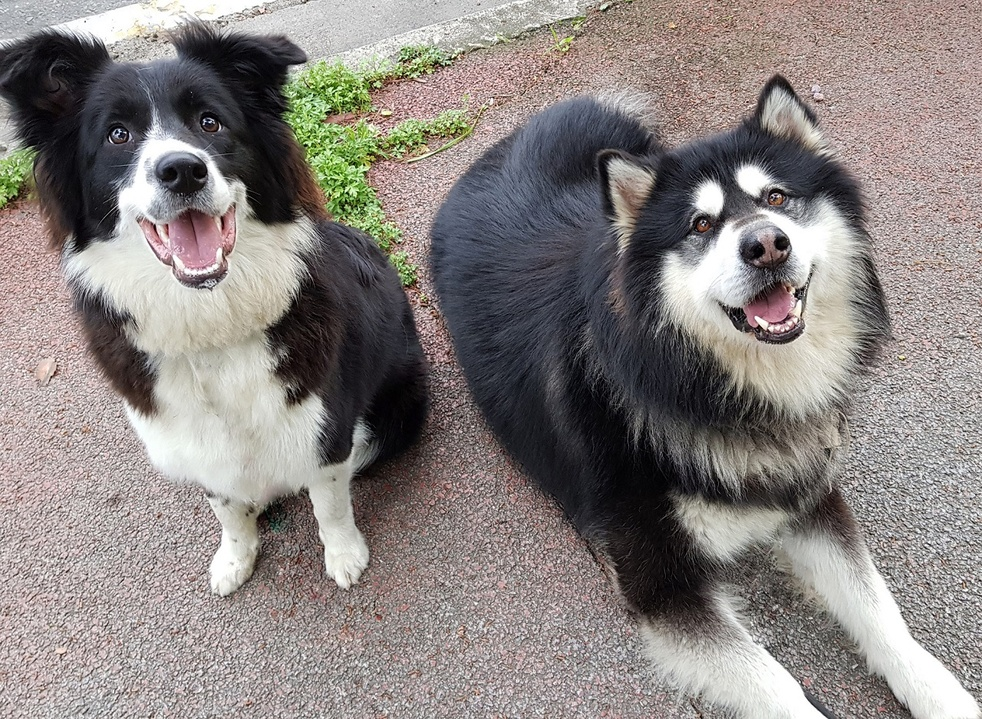
#> input picture HELLO_PYTHON/day12/dogs.jpg, 982 x 719 px, shrunk from 1280 x 937 before the run
$ python mycv08_crop.py
#> lines starting #> are read from the running program, lines starting #| are printed output that depends on the picture
import cv2

img_color = cv2.imread('dogs.jpg', cv2.IMREAD_COLOR)
#> img_color is the input picture: shape (719, 982, 3); mean B, G, R 128.7, 131.3, 137.5

y = 0
h = 500
x = 0
w = 500

cropped_img = img_color[y:y + h, x: x + w]
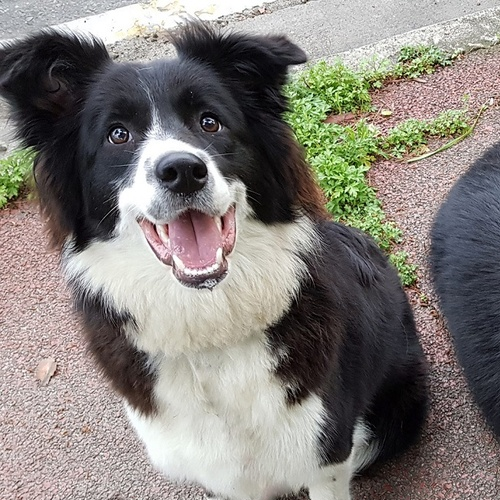
#> cropped_img: shape (500, 500, 3); mean B, G, R 123.5, 128.4, 132.5

cv2.imshow('color', cropped_img)

cv2.waitKey(0)

cv2.destroyAllWindows()
